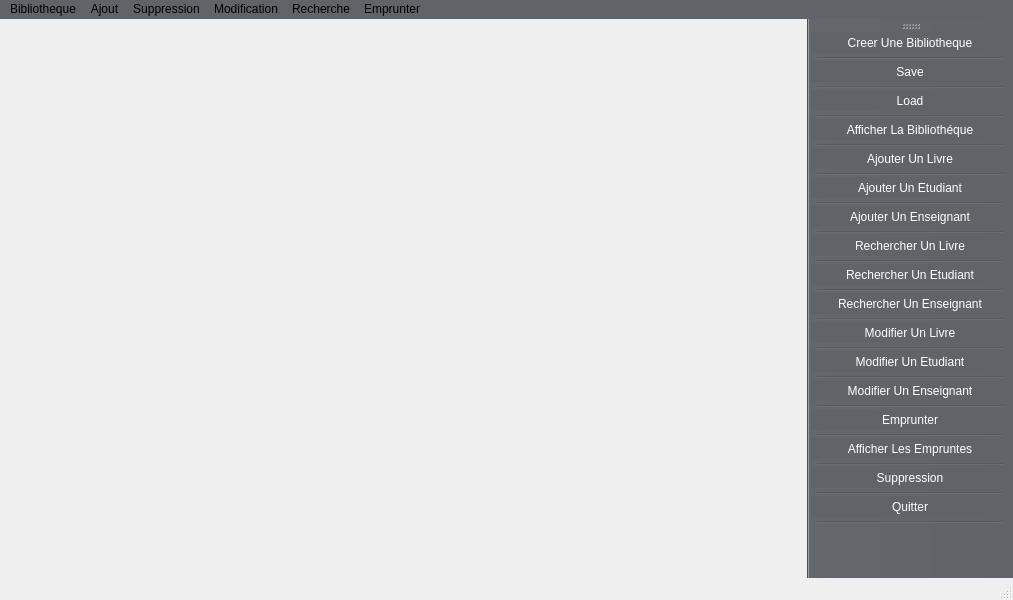
<?xml version="1.0" encoding="UTF-8"?>
<ui version="4.0">
 <class>MainWindow</class>
 <widget class="QMainWindow" name="MainWindow">
  <property name="geometry">
   <rect>
    <x>0</x>
    <y>0</y>
    <width>1013</width>
    <height>600</height>
   </rect>
  </property>
  <property name="cursor">
   <cursorShape>ArrowCursor</cursorShape>
  </property>
  <property name="windowTitle">
   <string>MainWindow</string>
  </property>
  <property name="styleSheet">
   <string notr="true">background-color:#202124;

QMessageBox {
    background-color: #333333;
}

</string>
  </property>
  <property name="toolButtonStyle">
   <enum>Qt::ToolButtonTextBesideIcon</enum>
  </property>
  <widget class="QWidget" name="centralwidget">
   <widget class="QLabel" name="Image">
    <property name="geometry">
     <rect>
      <x>0</x>
      <y>-30</y>
      <width>1714</width>
      <height>1080</height>
     </rect>
    </property>
    <property name="styleSheet">
     <string notr="true"/>
    </property>
    <property name="text">
     <string/>
    </property>
    <property name="pixmap">
     <pixmap resource="Icons.qrc">:/Icons/background.png</pixmap>
    </property>
    <property name="scaledContents">
     <bool>true</bool>
    </property>
    <property name="wordWrap">
     <bool>false</bool>
    </property>
   </widget>
  </widget>
  <widget class="QStatusBar" name="statusbar"/>
  <widget class="QMenuBar" name="menuBar">
   <property name="geometry">
    <rect>
     <x>0</x>
     <y>0</y>
     <width>1013</width>
     <height>29</height>
    </rect>
   </property>
   <property name="styleSheet">
    <string notr="true">background-color:#606368;
font: 75 16pt &quot;Arial&quot;;
</string>
   </property>
   <property name="defaultUp">
    <bool>false</bool>
   </property>
   <property name="nativeMenuBar">
    <bool>true</bool>
   </property>
   <widget class="QMenu" name="menuBibliotheque">
    <property name="cursor">
     <cursorShape>PointingHandCursor</cursorShape>
    </property>
    <property name="styleSheet">
     <string notr="true"/>
    </property>
    <property name="title">
     <string>Bibliotheque</string>
    </property>
    <addaction name="separator"/>
    <addaction name="actionCreer_Une_Bibliotheque"/>
    <addaction name="separator"/>
    <addaction name="actionSave"/>
    <addaction name="separator"/>
    <addaction name="actionLoad"/>
    <addaction name="separator"/>
    <addaction name="actionAfficher_La_Biblioth_que"/>
    <addaction name="separator"/>
    <addaction name="actionQuitter"/>
    <addaction name="separator"/>
   </widget>
   <widget class="QMenu" name="menuAjout">
    <property name="cursor">
     <cursorShape>PointingHandCursor</cursorShape>
    </property>
    <property name="title">
     <string>Ajout</string>
    </property>
    <addaction name="separator"/>
    <addaction name="actionAjouter_Un_Livre"/>
    <addaction name="separator"/>
    <addaction name="actionAjouter_Un_Etudiant"/>
    <addaction name="separator"/>
    <addaction name="actionAjouter_Un_Enseignant"/>
    <addaction name="separator"/>
   </widget>
   <widget class="QMenu" name="menuSuppression">
    <property name="cursor">
     <cursorShape>PointingHandCursor</cursorShape>
    </property>
    <property name="title">
     <string>Suppression</string>
    </property>
    <addaction name="separator"/>
    <addaction name="actionSuppression"/>
   </widget>
   <widget class="QMenu" name="menuRecherche">
    <property name="cursor">
     <cursorShape>PointingHandCursor</cursorShape>
    </property>
    <property name="title">
     <string>Recherche</string>
    </property>
    <addaction name="actionRechercher_Un_Livre"/>
    <addaction name="actionRechercher_Un_Etudiant"/>
    <addaction name="actionRechercher_Un_Enseignant"/>
   </widget>
   <widget class="QMenu" name="menuEmprunter">
    <property name="cursor">
     <cursorShape>PointingHandCursor</cursorShape>
    </property>
    <property name="title">
     <string>Emprunter</string>
    </property>
    <addaction name="separator"/>
    <addaction name="actionEmprunter"/>
    <addaction name="separator"/>
    <addaction name="actionAfficher_Les_Empruntes"/>
    <addaction name="separator"/>
   </widget>
   <widget class="QMenu" name="menuModification">
    <property name="cursor">
     <cursorShape>PointingHandCursor</cursorShape>
    </property>
    <property name="title">
     <string>Modification</string>
    </property>
    <addaction name="separator"/>
    <addaction name="actionModifier_Un_Livre"/>
    <addaction name="separator"/>
    <addaction name="actionModifier_Un_Etudiant"/>
    <addaction name="separator"/>
    <addaction name="actionModifier_Un_Enseignant"/>
    <addaction name="separator"/>
   </widget>
   <addaction name="menuBibliotheque"/>
   <addaction name="menuAjout"/>
   <addaction name="menuSuppression"/>
   <addaction name="menuModification"/>
   <addaction name="menuRecherche"/>
   <addaction name="menuEmprunter"/>
  </widget>
  <widget class="QToolBar" name="toolBar">
   <property name="cursor">
    <cursorShape>PointingHandCursor</cursorShape>
   </property>
   <property name="windowTitle">
    <string>toolBar</string>
   </property>
   <property name="styleSheet">
    <string notr="true">background-color:#606368;
font: 75 10pt &quot;Myanmar Text&quot;;
color:white;
width:190px;



</string>
   </property>
   <property name="allowedAreas">
    <set>Qt::LeftToolBarArea|Qt::RightToolBarArea</set>
   </property>
   <property name="iconSize">
    <size>
     <width>30</width>
     <height>30</height>
    </size>
   </property>
   <property name="toolButtonStyle">
    <enum>Qt::ToolButtonTextBesideIcon</enum>
   </property>
   <attribute name="toolBarArea">
    <enum>RightToolBarArea</enum>
   </attribute>
   <attribute name="toolBarBreak">
    <bool>false</bool>
   </attribute>
   <addaction name="actionCreer_Une_Bibliotheque"/>
   <addaction name="separator"/>
   <addaction name="actionSave"/>
   <addaction name="separator"/>
   <addaction name="actionLoad"/>
   <addaction name="separator"/>
   <addaction name="actionAfficher_La_Biblioth_que"/>
   <addaction name="separator"/>
   <addaction name="actionAjouter_Un_Livre"/>
   <addaction name="separator"/>
   <addaction name="actionAjouter_Un_Etudiant"/>
   <addaction name="separator"/>
   <addaction name="actionAjouter_Un_Enseignant"/>
   <addaction name="separator"/>
   <addaction name="actionRechercher_Un_Livre"/>
   <addaction name="separator"/>
   <addaction name="actionRechercher_Un_Etudiant"/>
   <addaction name="separator"/>
   <addaction name="actionRechercher_Un_Enseignant"/>
   <addaction name="separator"/>
   <addaction name="actionModifier_Un_Livre"/>
   <addaction name="separator"/>
   <addaction name="actionModifier_Un_Etudiant"/>
   <addaction name="separator"/>
   <addaction name="actionModifier_Un_Enseignant"/>
   <addaction name="separator"/>
   <addaction name="actionEmprunter"/>
   <addaction name="separator"/>
   <addaction name="actionAfficher_Les_Empruntes"/>
   <addaction name="separator"/>
   <addaction name="actionSuppression"/>
   <addaction name="separator"/>
   <addaction name="actionQuitter"/>
   <addaction name="separator"/>
  </widget>
  <action name="actionCreer_Une_Bibliotheque">
   <property name="icon">
    <iconset resource="Icons.qrc">
     <normaloff>:/Icons/Create.png</normaloff>:/Icons/Create.png</iconset>
   </property>
   <property name="text">
    <string>Creer Une Bibliotheque</string>
   </property>
  </action>
  <action name="actionSave">
   <property name="icon">
    <iconset resource="Icons.qrc">
     <normaloff>:/Icons/Save.png</normaloff>:/Icons/Save.png</iconset>
   </property>
   <property name="text">
    <string>Save</string>
   </property>
  </action>
  <action name="actionLoad">
   <property name="icon">
    <iconset resource="Icons.qrc">
     <normaloff>:/Icons/Load.png</normaloff>:/Icons/Load.png</iconset>
   </property>
   <property name="text">
    <string>Load</string>
   </property>
  </action>
  <action name="actionQuitter">
   <property name="icon">
    <iconset resource="Icons.qrc">
     <normaloff>:/Icons/Quitter.png</normaloff>:/Icons/Quitter.png</iconset>
   </property>
   <property name="text">
    <string>Quitter</string>
   </property>
  </action>
  <action name="actionAfficher_La_Biblioth_que">
   <property name="icon">
    <iconset resource="Icons.qrc">
     <normaloff>:/Icons/Afficher.png</normaloff>:/Icons/Afficher.png</iconset>
   </property>
   <property name="text">
    <string>Afficher La Bibliothéque</string>
   </property>
  </action>
  <action name="actionAjouter_Un_Livre">
   <property name="icon">
    <iconset resource="Icons.qrc">
     <normaloff>:/Icons/Add-Book.png</normaloff>:/Icons/Add-Book.png</iconset>
   </property>
   <property name="text">
    <string>Ajouter Un Livre</string>
   </property>
  </action>
  <action name="actionAjouter_Un_Etudiant">
   <property name="icon">
    <iconset resource="Icons.qrc">
     <normaloff>:/Icons/Add-Student.png</normaloff>:/Icons/Add-Student.png</iconset>
   </property>
   <property name="text">
    <string>Ajouter Un Etudiant</string>
   </property>
  </action>
  <action name="actionAjouter_Un_Enseignant">
   <property name="icon">
    <iconset resource="Icons.qrc">
     <normaloff>:/Icons/Add-Prof.png</normaloff>:/Icons/Add-Prof.png</iconset>
   </property>
   <property name="text">
    <string>Ajouter Un Enseignant</string>
   </property>
  </action>
  <action name="actionSuppression">
   <property name="icon">
    <iconset resource="Icons.qrc">
     <normaloff>:/Icons/Suppression.png</normaloff>:/Icons/Suppression.png</iconset>
   </property>
   <property name="text">
    <string>Suppression</string>
   </property>
  </action>
  <action name="actionRechercher_Un_Livre">
   <property name="icon">
    <iconset resource="Icons.qrc">
     <normaloff>:/Icons/Search-Book.png</normaloff>:/Icons/Search-Book.png</iconset>
   </property>
   <property name="text">
    <string>Rechercher Un Livre</string>
   </property>
  </action>
  <action name="actionRechercher_Un_Etudiant">
   <property name="icon">
    <iconset resource="Icons.qrc">
     <normaloff>:/Icons/Search-Student.png</normaloff>:/Icons/Search-Student.png</iconset>
   </property>
   <property name="text">
    <string>Rechercher Un Etudiant</string>
   </property>
  </action>
  <action name="actionRechercher_Un_Enseignant">
   <property name="icon">
    <iconset resource="Icons.qrc">
     <normaloff>:/Icons/Search-Prof.png</normaloff>:/Icons/Search-Prof.png</iconset>
   </property>
   <property name="text">
    <string>Rechercher Un Enseignant</string>
   </property>
  </action>
  <action name="actionEmprunter">
   <property name="icon">
    <iconset resource="Icons.qrc">
     <normaloff>:/Icons/Emprunte.png</normaloff>:/Icons/Emprunte.png</iconset>
   </property>
   <property name="text">
    <string>Emprunter</string>
   </property>
  </action>
  <action name="actionAfficher_Les_Empruntes">
   <property name="icon">
    <iconset resource="Icons.qrc">
     <normaloff>:/Icons/Affiche-Emprunte.png</normaloff>:/Icons/Affiche-Emprunte.png</iconset>
   </property>
   <property name="text">
    <string>Afficher Les Empruntes</string>
   </property>
  </action>
  <action name="actionModifier_Un_Etudiant">
   <property name="icon">
    <iconset resource="Icons.qrc">
     <normaloff>:/Icons/Mod-Student.png</normaloff>:/Icons/Mod-Student.png</iconset>
   </property>
   <property name="text">
    <string>Modifier Un Etudiant</string>
   </property>
  </action>
  <action name="actionModifier_Un_Enseignant">
   <property name="icon">
    <iconset resource="Icons.qrc">
     <normaloff>:/Icons/Mod-Prof.png</normaloff>:/Icons/Mod-Prof.png</iconset>
   </property>
   <property name="text">
    <string>Modifier Un Enseignant</string>
   </property>
  </action>
  <action name="actionModifier_Un_Livre">
   <property name="icon">
    <iconset resource="Icons.qrc">
     <normaloff>:/Icons/Mod-Book.png</normaloff>:/Icons/Mod-Book.png</iconset>
   </property>
   <property name="text">
    <string>Modifier Un Livre</string>
   </property>
  </action>
 </widget>
 <resources>
  <include location="Icons.qrc"/>
 </resources>
 <connections/>
</ui>
